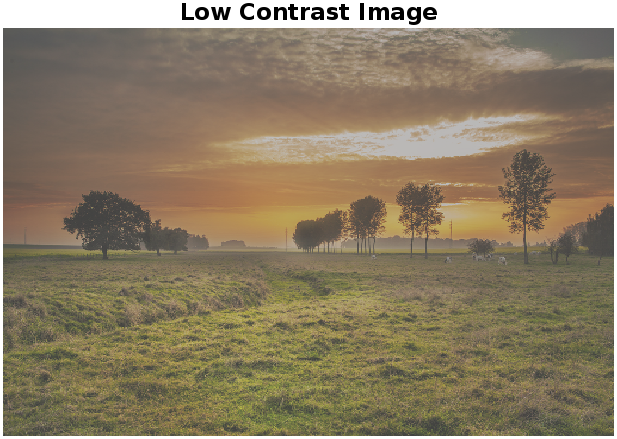
%> input picture low_contrast.png, 617 x 439 px
$ octave lab4.m   (GNU Octave 9; MATLAB toolbox functions it lacks are replaced by stand-ins)
%> lines starting %> are read from the running program, lines starting %| are printed output that depends on the picture
% Read the image
clear
clc
close all
%Image Enhancement (contrast adjustment)
A=imread('low_contrast.png');
%> A is the input picture: size 439x617x3 uint8; mean R, G, B 138.7, 125.2, 100.7
C=imadjust(A,[0.3 0.7],[0 1]);
figure(42);
imshow(C), title('contrast adjustment for');
B=imadjust(A,[],[],0.2);
figure(43);
imshow(B),title('γ=0.2');
B=imadjust(A,[],[],0.5);
figure(44);
imshow(B),title('γ=0.5');
B=imadjust(A,[],[],0.8);
figure(45);
imshow(B),title('γ=0.8');
B=imadjust(A,[],[],1.2);
figure(46);
imshow(B),title('γ=1.2');
%Image Enhancement (histogram equalization)
figure(47);
imshow(A)
B=histeq(A);
figure(48);
imshow(B),title('histogram equalization for');
figure(49);
imhist(A),title('Histogram - Original');
figure(50);
imhist(B), title('Histogram - Equalized');
%> after `title('Histogram - Equalized')`:
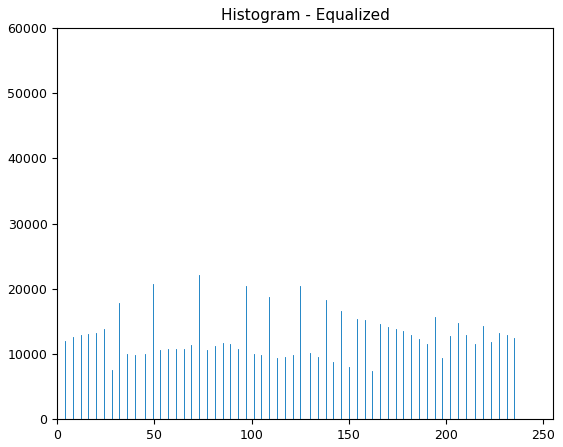
%> figure redrawn from the program's plot data; highest point at x = 255, y = 58233
%%%%%%%%%%%%%%%%%%%%%%%%%%%%%%%%%%%
%Image Enhancement (histogram equalization to each channel)
%imshow(A), title('Original Image');

% Separate the channels
R = A(:, :, 1);
G = A(:, :, 2);
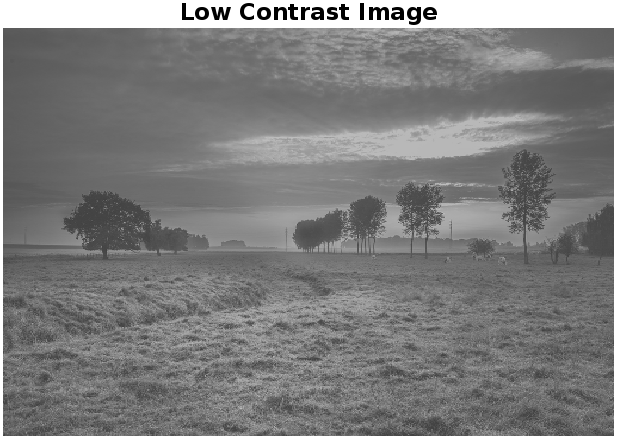
%> G: size 439x617 uint8; min 0, max 255, mean 125.2
B = A(:, :, 3);
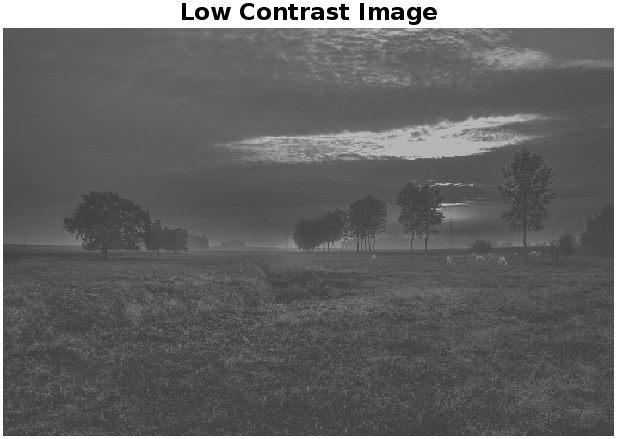
%> B: size 439x617 uint8; min 0, max 255, mean 100.7

% Apply histogram equalization to each channel
R_eq = histeq(R);
G_eq = histeq(G);
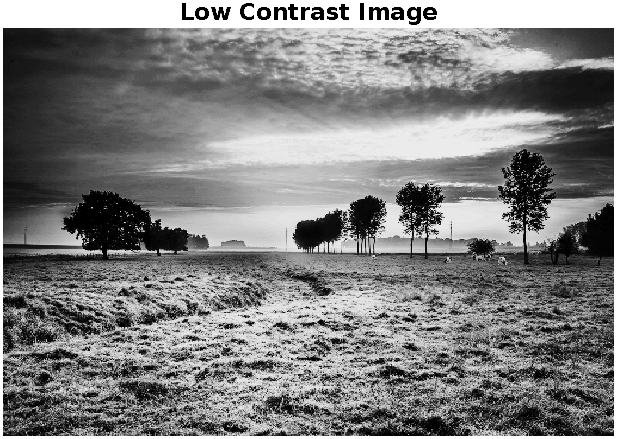
%> G_eq: size 439x617 uint8; min 0, max 255, mean 127.5
B_eq = histeq(B);
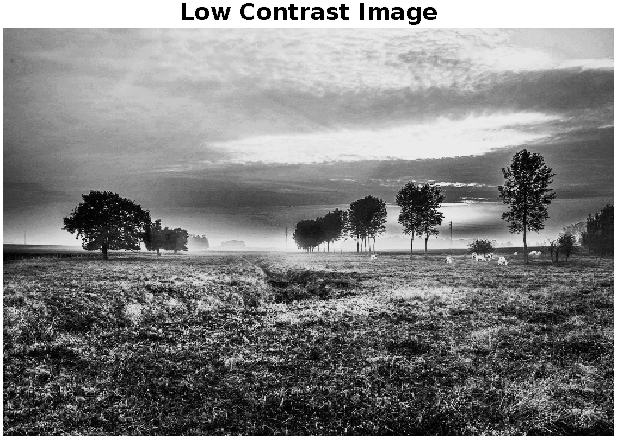
%> B_eq: size 439x617 uint8; min 0, max 255, mean 128.6

figure(51);
imshow(R_eq), title(' histogram equalization to red channel for');
figure(52);
imshow(G_eq), title(' histogram equalization to green channel for');
figure(53);
imshow(B_eq), title(' histogram equalization to blue channel for');
% Recombine the channels
A_eq = cat(3, R_eq, G_eq, B_eq);
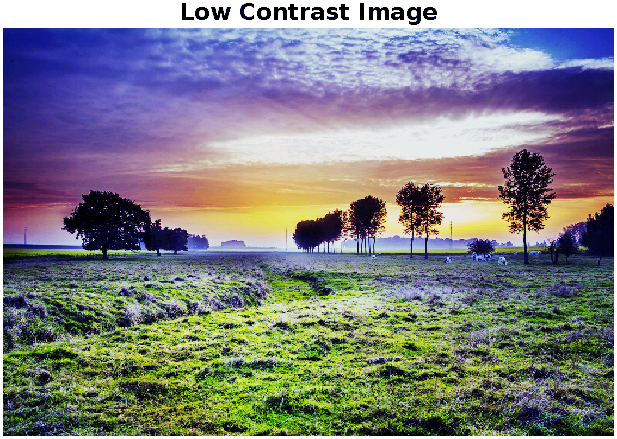
%> A_eq: size 439x617x3 uint8; mean R, G, B 127.2, 127.5, 128.6

% Display the histogram equalized image
figure(54);
imshow(A_eq), title('Histogram Equalization on Each Channel for');

% Optionally, display histograms of each channel
figure(55);
subplot(3, 2, 1), imhist(R), title('Red Channel Histogram - Original');
subplot(3, 2, 2), imhist(R_eq), title('Red Channel Histogram - Equalized');
subplot(3, 2, 3), imhist(G), title('Green Channel Histogram - Original');
subplot(3, 2, 4), imhist(G_eq), title('Green Channel Histogram - Equalized');
subplot(3, 2, 5), imhist(B), title('Blue Channel Histogram - Original');
subplot(3, 2, 6), imhist(B_eq), title('Blue Channel Histogram - Equalized');
%> after `title('Blue Channel Histogram - Equalized')`:
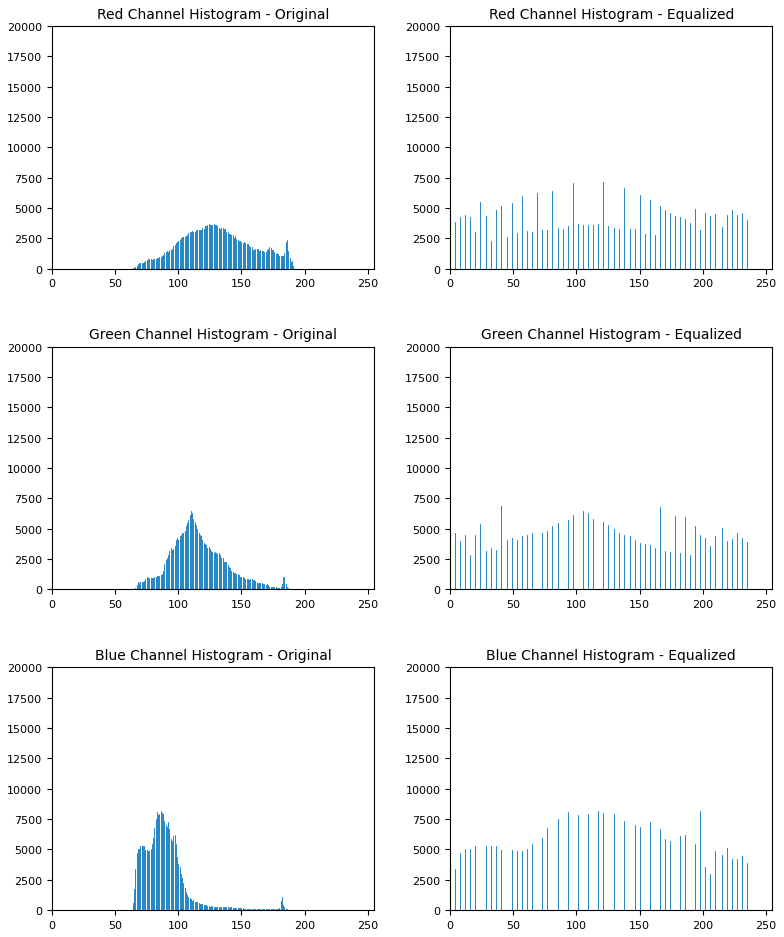
%> figure redrawn from the program's plot data, 6 panels; panel 1: highest point at x = 255, y = 19411

$ run again, with land.jpg saved as low_contrast.png
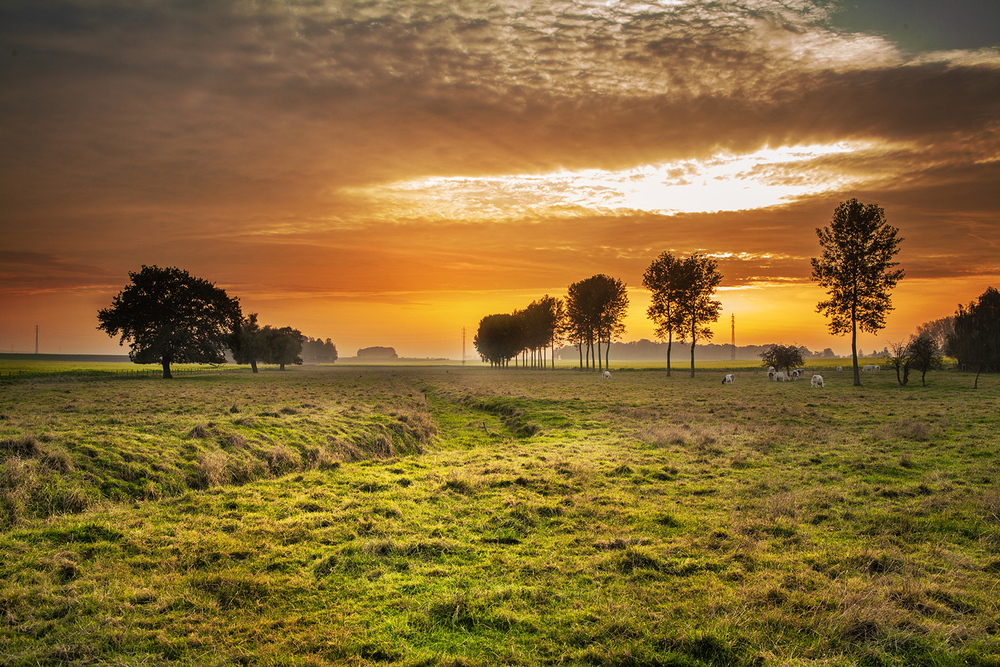
%> input picture land.jpg, 1000 x 667 px, shrunk from 1500 x 1000 before the run
%> A is the input picture: size 667x1000x3 uint8; mean R, G, B 134.5, 105.1, 52
%> `B_eq = histeq(B);`:
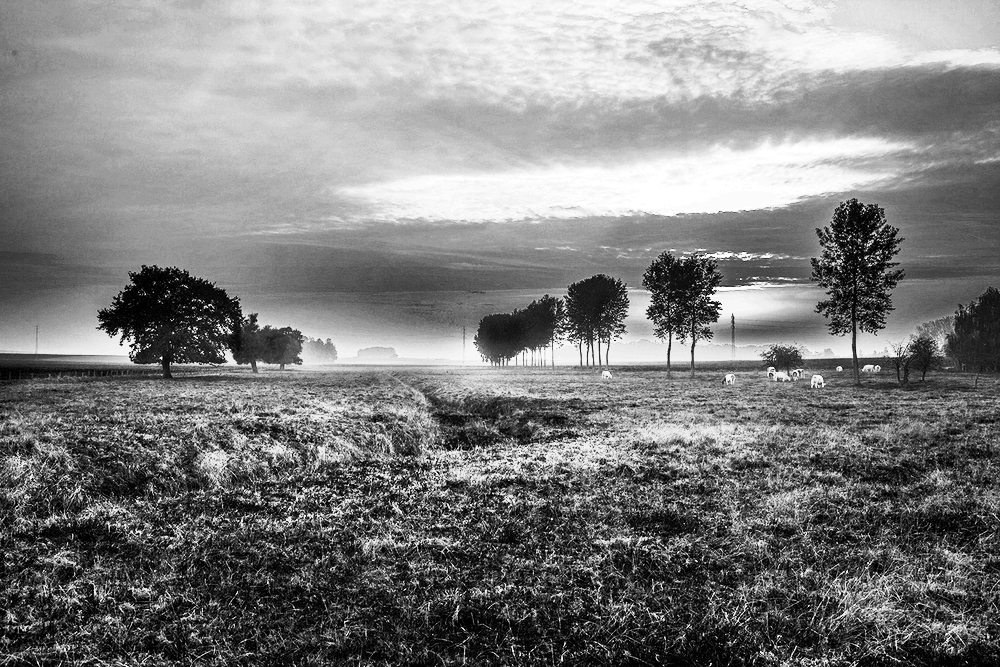
%> B_eq: size 667x1000 uint8; min 0, max 255, mean 127.3
%> `A_eq = cat(3, R_eq, G_eq, B_eq);`:
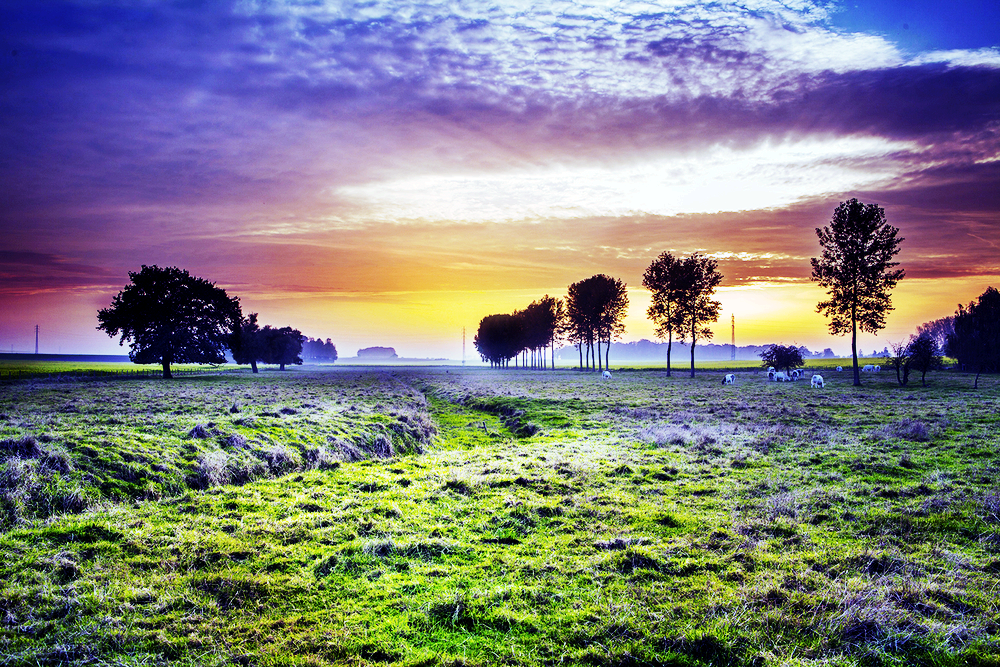
%> A_eq: size 667x1000x3 uint8; mean R, G, B 126.2, 126.4, 127.3
